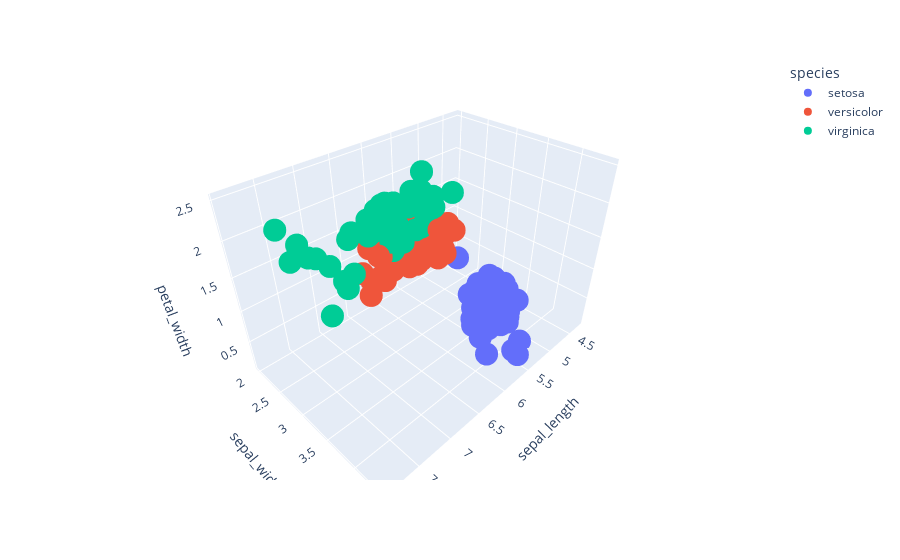

Notebook code for this chart:
### Markdown cell above
# 8. scatter 3D plot

### Code cell
# scatter 3d plot
fig8 = px.scatter_3d(df, x='sepal_length', y='sepal_width', z='petal_width', color='species')
fig8.show()

# save the plot in html
fig8.write_html("./output/fig8.html")

### Figure 1 — Plotly figure (JSON) as saved in the notebook; plotly's stock layout.template omitted (floating-point values rounded to 4 significant figures)
{"data": [{"hovertemplate": "species=setosa<br>sepal_length=%{x}<br>sepal_width=%{y}<br>petal_width=%{z}<extra></extra>", "legendgroup": "setosa", "marker": {"color": "#636efa", "symbol": "circle"}, "mode": "markers", "name": "setosa", "scene": "scene", "showlegend": true, "type": "scatter3d", "x": [5.1, 4.9, 4.7, 4.6, 5.0, 5.4, 4.6, 5.0, 4.4, 4.9, 5.4, 4.8, 4.8, 4.3, 5.8, 5.7, 5.4, 5.1, 5.7, 5.1, 5.4, 5.1, 4.6, 5.1, 4.8, 5.0, 5.0, 5.2, 5.2, 4.7, 4.8, 5.4, 5.2, 5.5, 4.9, 5.0, 5.5, 4.9, 4.4, 5.1, 5.0, 4.5, 4.4, 5.0, 5.1, 4.8, 5.1, 4.6, 5.3, 5.0], "y": [3.5, 3.0, 3.2, 3.1, 3.6, 3.9, 3.4, 3.4, 2.9, 3.1, 3.7, 3.4, 3.0, 3.0, 4.0, 4.4, 3.9, 3.5, 3.8, 3.8, 3.4, 3.7, 3.6, 3.3, 3.4, 3.0, 3.4, 3.5, 3.4, 3.2, 3.1, 3.4, 4.1, 4.2, 3.1, 3.2, 3.5, 3.6, 3.0, 3.4, 3.5, 2.3, 3.2, 3.5, 3.8, 3.0, 3.8, 3.2, 3.7, 3.3], "z": [0.2, 0.2, 0.2, 0.2, 0.2, 0.4, 0.3, 0.2, 0.2, 0.1, 0.2, 0.2, 0.1, 0.1, 0.2, 0.4, 0.4, 0.3, 0.3, 0.3, 0.2, 0.4, 0.2, 0.5, 0.2, 0.2, 0.4, 0.2, 0.2, 0.2, 0.2, 0.4, 0.1, 0.2, 0.2, 0.2, 0.2, 0.1, 0.2, 0.2, 0.3, 0.3, 0.2, 0.6, 0.4, 0.3, 0.2, 0.2, 0.2, 0.2]}, {"hovertemplate": "species=versicolor<br>sepal_length=%{x}<br>sepal_width=%{y}<br>petal_width=%{z}<extra></extra>", "legendgroup": "versicolor", "marker": {"color": "#EF553B", "symbol": "circle"}, "mode": "markers", "name": "versicolor", "scene": "scene", "showlegend": true, "type": "scatter3d", "x": [7.0, 6.4, 6.9, 5.5, 6.5, 5.7, 6.3, 4.9, 6.6, 5.2, 5.0, 5.9, 6.0, 6.1, 5.6, 6.7, 5.6, 5.8, 6.2, 5.6, 5.9, 6.1, 6.3, 6.1, 6.4, 6.6, 6.8, 6.7, 6.0, 5.7, 5.5, 5.5, 5.8, 6.0, 5.4, 6.0, 6.7, 6.3, 5.6, 5.5, 5.5, 6.1, 5.8, 5.0, 5.6, 5.7, 5.7, 6.2, 5.1, 5.7], "y": [3.2, 3.2, 3.1, 2.3, 2.8, 2.8, 3.3, 2.4, 2.9, 2.7, 2.0, 3.0, 2.2, 2.9, 2.9, 3.1, 3.0, 2.7, 2.2, 2.5, 3.2, 2.8, 2.5, 2.8, 2.9, 3.0, 2.8, 3.0, 2.9, 2.6, 2.4, 2.4, 2.7, 2.7, 3.0, 3.4, 3.1, 2.3, 3.0, 2.5, 2.6, 3.0, 2.6, 2.3, 2.7, 3.0, 2.9, 2.9, 2.5, 2.8], "z": [1.4, 1.5, 1.5, 1.3, 1.5, 1.3, 1.6, 1.0, 1.3, 1.4, 1.0, 1.5, 1.0, 1.4, 1.3, 1.4, 1.5, 1.0, 1.5, 1.1, 1.8, 1.3, 1.5, 1.2, 1.3, 1.4, 1.4, 1.7, 1.5, 1.0, 1.1, 1.0, 1.2, 1.6, 1.5, 1.6, 1.5, 1.3, 1.3, 1.3, 1.2, 1.4, 1.2, 1.0, 1.3, 1.2, 1.3, 1.3, 1.1, 1.3]}, {"hovertemplate": "species=virginica<br>sepal_length=%{x}<br>sepal_width=%{y}<br>petal_width=%{z}<extra></extra>", "legendgroup": "virginica", "marker": {"color": "#00cc96", "symbol": "circle"}, "mode": "markers", "name": "virginica", "scene": "scene", "showlegend": true, "type": "scatter3d", "x": [6.3, 5.8, 7.1, 6.3, 6.5, 7.6, 4.9, 7.3, 6.7, 7.2, 6.5, 6.4, 6.8, 5.7, 5.8, 6.4, 6.5, 7.7, 7.7, 6.0, 6.9, 5.6, 7.7, 6.3, 6.7, 7.2, 6.2, 6.1, 6.4, 7.2, 7.4, 7.9, 6.4, 6.3, 6.1, 7.7, 6.3, 6.4, 6.0, 6.9, 6.7, 6.9, 5.8, 6.8, 6.7, 6.7, 6.3, 6.5, 6.2, 5.9], "y": [3.3, 2.7, 3.0, 2.9, 3.0, 3.0, 2.5, 2.9, 2.5, 3.6, 3.2, 2.7, 3.0, 2.5, 2.8, 3.2, 3.0, 3.8, 2.6, 2.2, 3.2, 2.8, 2.8, 2.7, 3.3, 3.2, 2.8, 3.0, 2.8, 3.0, 2.8, 3.8, 2.8, 2.8, 2.6, 3.0, 3.4, 3.1, 3.0, 3.1, 3.1, 3.1, 2.7, 3.2, 3.3, 3.0, 2.5, 3.0, 3.4, 3.0], "z": [2.5, 1.9, 2.1, 1.8, 2.2, 2.1, 1.7, 1.8, 1.8, 2.5, 2.0, 1.9, 2.1, 2.0, 2.4, 2.3, 1.8, 2.2, 2.3, 1.5, 2.3, 2.0, 2.0, 1.8, 2.1, 1.8, 1.8, 1.8, 2.1, 1.6, 1.9, 2.0, 2.2, 1.5, 1.4, 2.3, 2.4, 1.8, 1.8, 2.1, 2.4, 2.3, 1.9, 2.3, 2.5, 2.3, 1.9, 2.0, 2.3, 1.8]}], "layout": {"legend": {"title": {"text": "species"}, "tracegroupgap": 0}, "margin": {"t": 60}, "scene": {"domain": {"x": [0, 1], "y": [0, 1]}, "xaxis": {"title": {"text": "sepal_length"}}, "yaxis": {"title": {"text": "sepal_width"}}, "zaxis": {"title": {"text": "petal_width"}}}}}
